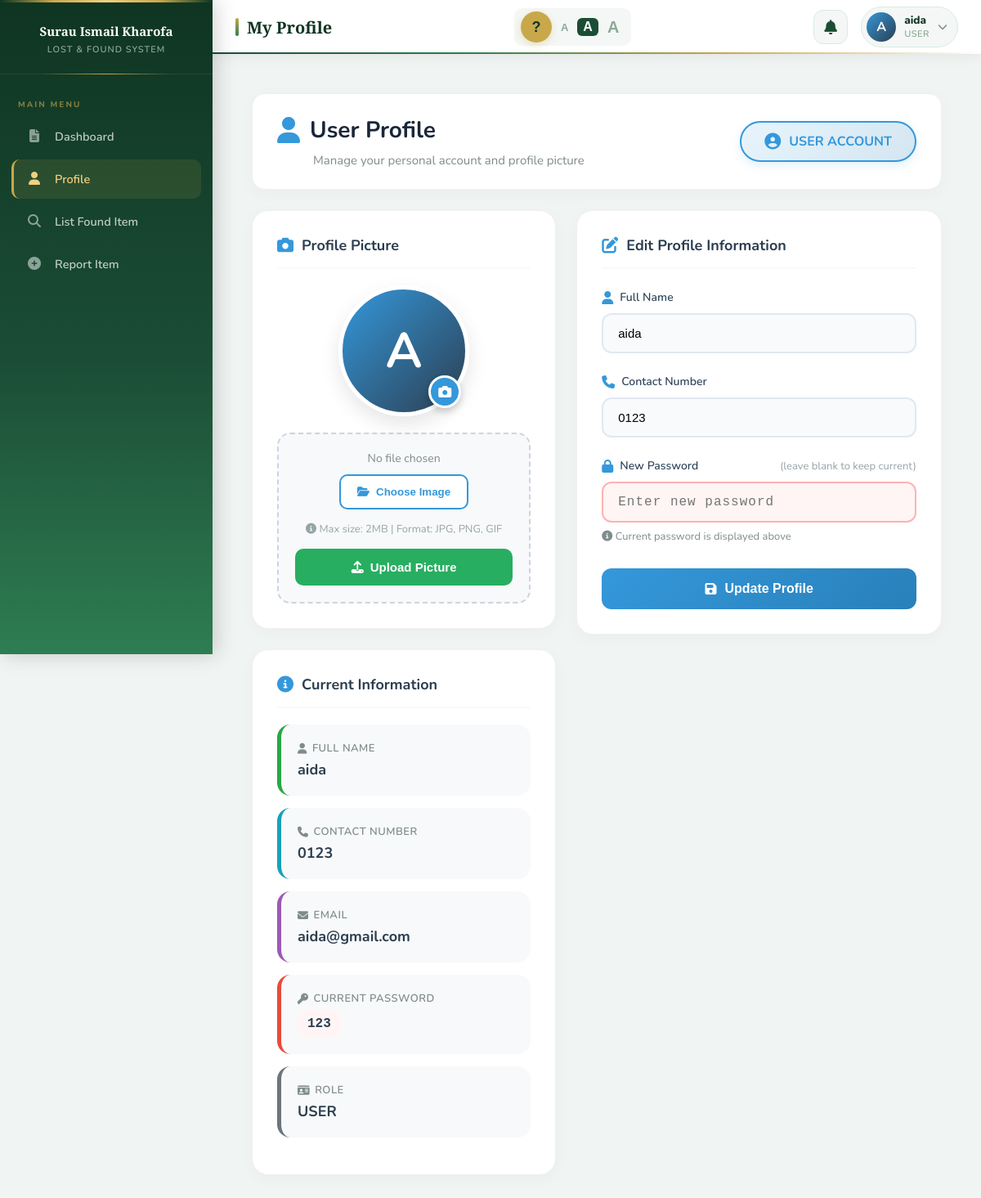
/user_profile.php (signed in), run on the app's committed database.
### tables this page shows
CREATE TABLE `accounts` (
  `id` int(11) NOT NULL,
  `role` enum('user','admin') NOT NULL,
  `name` varchar(100) DEFAULT NULL,
  `contactnum` varchar(20) DEFAULT NULL,
  `email` varchar(100) DEFAULT NULL,
  `profile_pic` varchar(255) DEFAULT NULL,
  `password` varchar(255) NOT NULL,
  `is_2fa_enabled` tinyint(1) DEFAULT 0,
  `is_verified` tinyint(1) DEFAULT 0
);

### user_profile.php (the view, shortened to what this page needs)
<?php
include_once 'db_connect.php';
$user_id = $_SESSION['user_id'];
$sql = "SELECT * FROM accounts WHERE id='$user_id' AND role='user'";
$result = mysqli_query($connect, $sql);
$user = mysqli_fetch_assoc($result);
include 'sidebar_nav.php';
?>
<!DOCTYPE html>
<html lang="en">
<head>
    <link rel="stylesheet" href="https://cdnjs.cloudflare.com/ajax/libs/font-awesome/6.4.0/css/all.min.css">
</head>
<body>
    <div class="profile-wrapper">
        <div class="profile-header">
            <div class="header-title">
                <h1>
                    <i class="fas fa-user"></i>
                    User Profile
                </h1>
                <p>Manage your personal account and profile picture</p>
            </div>
            <div class="user-badge-large">
                <i class="fas fa-user-circle"></i>
                USER ACCOUNT
            </div>
        </div>
        <div class="profile-grid">
            <div class="profile-left">
                <div class="profile-card">
                    <div class="card-title">
                        <i class="fas fa-camera"></i>
                        Profile Picture
                    </div>
                    <div class="profile-pic-container">
                        <div class="profile-pic-wrapper">
                            <?php if(!empty($user['profile_pic']) && file_exists('profile_pics/' . $user['profile_pic'])): ?>
                                <img src="profile_pics/<?php echo $user['profile_pic']; ?>"
                                     alt="Profile"
                                     class="profile-pic"
                                     id="currentProfilePic">
                            <?php else: ?>
                                <div class="profile-pic-default" id="defaultIcon">
                                    <span><?php echo substr($user['name'], 0, 1); ?></span>
                                </div>
                            <?php endif; ?>
                            <label for="profileImage" class="profile-pic-edit">
                                <i class="fas fa-camera"></i>
                            </label>
                        </div>
                    </div>
                    <div class="upload-area">
                        <form method="POST" action="" enctype="multipart/form-data" id="uploadForm">
                            <div style="text-align: center;">
                                <span id="fileName" style="color: #7f8c8d; font-size: 14px; display: block; margin-bottom: 10px;">No file chosen</span>
                                <button type="button" class="file-input-btn" onclick="document.getElementById('profileImage').click()">
                                    <i class="fas fa-folder-open"></i> Choose Image
                                </button>
                            </div>
                            <p style="color: #95a5a6; font-size: 13px; margin: 15px 0; text-align: center;">
                                <i class="fas fa-info-circle"></i> Max size: 2MB | Format: JPG, PNG, GIF
                            </p>
                            <button type="submit" name="upload_picture" class="btn-upload">
                                <i class="fas fa-upload"></i> Upload Picture
                            </button>
                        </form>
                    </div>
                </div>
                <div class="profile-card">
                    <div class="card-title">
                        <i class="fas fa-info-circle"></i>
                        Current Information
                    </div>
                    <div class="info-item" style="border-left-color: #28a745;">
                        <div class="info-label">
                            <i class="fas fa-user"></i> FULL NAME
                        </div>
                        <div class="info-value"><?php echo htmlspecialchars($user['name']); ?></div>
                    </div>
                    <div class="info-item" style="border-left-color: #17a2b8;">
                        <div class="info-label">
                            <i class="fas fa-phone"></i> CONTACT NUMBER
                        </div>
                        <div class="info-value"><?php echo htmlspecialchars($user['contactnum'] ?? 'Not set'); ?></div>
                    </div>
                    <div class="info-item" style="border-left-color: #9b59b6;">
                    <div class="info-label">
                        <i class="fas fa-envelope"></i> EMAIL
                    </div>
                    <div class="info-value"><?php echo htmlspecialchars($user['email'] ?? 'Not set'); ?></div>
                </div>
                    <div class="info-item" style="border-left-color: #e74c3c;">
                        <div class="info-label">
                            <i class="fas fa-key"></i> CURRENT PASSWORD
                        </div>
                        <div class="info-value" style="font-family: 'Courier New', monospace; font-size: 16px; background: #fff5f5; padding: 8px 12px; border-radius: 8px; display: inline-block;">
                            <?php echo htmlspecialchars($user['password']); ?>
                        </div>
                    </div>
                    <div class="info-item" style="border-left-color: #6c757d;">
                        <div class="info-label">
                            <i class="fas fa-id-card"></i> ROLE
                        </div>
                        <div class="info-value">USER</div>
                    </div>
                </div>
            </div>
            <div class="profile-right">
                <div class="form-card">
                    <div class="form-title">
                        <i class="fas fa-edit"></i>
                        Edit Profile Information
                    </div>
                    <form method="POST" action="">
                        <div class="form-group">
                            <label>
                                <i class="fas fa-user"></i> Full Name
                            </label>
                            <input type="text" name="name" value="<?php echo htmlspecialchars($user['name']); ?>"
                                   required class="form-control">
                        </div>
                        <div class="form-group">
                            <label>
                                <i class="fas fa-phone"></i> Contact Number
                            </label>
                            <input type="text" name="contactnum" value="<?php echo htmlspecialchars($user['contactnum'] ?? ''); ?>"
                                   class="form-control" placeholder="Enter your phone number">
                        </div>
                        <div class="form-group">
                            <label>
                                <i class="fas fa-lock"></i> New Password
                                <span style="font-size: 13px; color: #95a5a6; font-weight: normal; margin-left: auto;">
                                    (leave blank to keep current)
                                </span>
                            </label>
                            <input type="text" name="password" placeholder="Enter new password"
                                   class="form-control password-field" value="">
                            <small style="display: block; margin-top: 8px; color: #7f8c8d; font-size: 13px;">
                                <i class="fas fa-info-circle"></i> Current password is displayed above
                            </small>
                        </div>
                        <button type="submit" name="update" class="btn-update">
                            <i class="fas fa-save"></i> Update Profile
                        </button>
                    </form>
                </div>
            </div>
        </div>
    </div>
</body>
</html>

### sidebar_nav.php (shortened to what this page needs)
<!DOCTYPE html>
<html lang="en">
<head>
    <link rel="stylesheet" href="https://cdnjs.cloudflare.com/ajax/libs/font-awesome/6.4.0/css/all.min.css">
    <link rel="stylesheet" href="https://cdn.jsdelivr.net/npm/shepherd.js@11/dist/css/shepherd.css">
</head>
<body>
    <div class="sidebar">
        <div class="logo">
            <h2>Surau Ismail Kharofa</h2>
            <p>Lost & Found System</p>
        </div>
        <div class="nav-menu">
            <div class="nav-title">Main Menu</div>
            <a href="user_dashboard.php" class="nav-item <?php echo basename($_SERVER['PHP_SELF']) == 'my_reports.php' ? 'active' : ''; ?>">
                <div class="nav-icon"><i class="fas fa-file-alt"></i></div>
                <div class="nav-text">Dashboard</div>
            </a>
            <a href="user_profile.php" class="nav-item <?php echo basename($_SERVER['PHP_SELF']) == 'user_profile.php' ? 'active' : ''; ?>">
                <div class="nav-icon"><i class="fas fa-user"></i></div>
                <div class="nav-text">Profile</div>
            </a>
            <a href="list_found.php" class="nav-item <?php echo basename($_SERVER['PHP_SELF']) == 'list_found.php' ? 'active' : ''; ?>">
                <div class="nav-icon"><i class="fas fa-search"></i></div>
                <div class="nav-text">List Found Item</div>
            </a>
            <a href="form_item.php" class="nav-item <?php echo basename($_SERVER['PHP_SELF']) == 'form_item.php' ? 'active' : ''; ?>">
                <div class="nav-icon"><i class="fas fa-plus-circle"></i></div>
                <div class="nav-text">Report Item</div>
            </a>
        </div>
    </div>
    <div class="top-header">
        <div class="page-title">
    <?php
    $page_titles = [
        'user_dashboard.php' => 'Dashboard',
        'user_profile.php' => 'My Profile',
        'list_found.php' => 'Found Items List',
        'form_item.php' => 'Report Found and Lost Item',
        'my_reports.php' => 'My Reports',
        'edit_item.php' => 'Edit Item'
    ];
    $current_page = basename($_SERVER['PHP_SELF']);
    echo isset($page_titles[$current_page]) ? $page_titles[$current_page] : 'User Panel';
    ?>
</div>
 <div class="font-size-toggle">
    <button class="tour-btn" onclick="startTour()" title="Start guided tour">?</button>
        <button class="font-btn" onclick="setFontSize('small')" id="fs-small">A</button>
        <button class="font-btn active" onclick="setFontSize('medium')" id="fs-medium">A</button>
        <button class="font-btn" onclick="setFontSize('large')" id="fs-large">A</button>
    </div>
        <div class="header-right">
            <div class="dropdown">
                <button class="notification-btn" id="notifBtn">
                    <i class="fas fa-bell"></i>
                </button>
            </div>
            <div class="dropdown">
                <div class="user-profile">
                    <div class="user-avatar" style="background: none; border: none; overflow: hidden;">
                        <?php
                        $user_id = $_SESSION['user_id'];
                        $user_sql = "SELECT profile_pic, name FROM accounts WHERE id='$user_id'";
                        $user_result = mysqli_query($connect, $user_sql);
                        $user_data = mysqli_fetch_assoc($user_result);
                        if(!empty($user_data['profile_pic']) && file_exists('profile_pics/' . $user_data['profile_pic'])): ?>
                            <img src="profile_pics/<?php echo $user_data['profile_pic']; ?>"
                                alt="Profile"
                                style="width: 100%; height: 100%; border-radius: 50%; object-fit: cover;">
                        <?php else: ?>
                            <div style="width: 100%; height: 100%;
                                        background: linear-gradient(135deg, #3498db, #2c3e50);
                                        display: flex; align-items: center; justify-content: center;
                                        color: white; font-weight: bold; font-size: 16px;">
                                <?php echo strtoupper(substr($user_data['name'] ?? 'U', 0, 1)); ?>
                            </div>
                        <?php endif; ?>
                    </div>
                    <div class="user-info">
                        <div class="user-name"><?php echo htmlspecialchars($_SESSION['name'] ?? 'User'); ?></div>
                        <div class="user-role"><?php echo ucfirst($_SESSION['role'] ?? 'user'); ?></div>
                    </div>
                    <i class="fas fa-chevron-down" style="color: #7f8c8d; font-size: 12px;"></i>
                </div>
            </div>
        </div>
    </div>
    <div class="main-content">

### data on the page
accounts: name "A", name "aida", contactnum "0123", email "aida@gmail.com", password "123"

### other printed values
$page_titles[$current_page] "My Profile"
$_SESSION['name'] "aida"
$_SESSION['role'] "USER"
